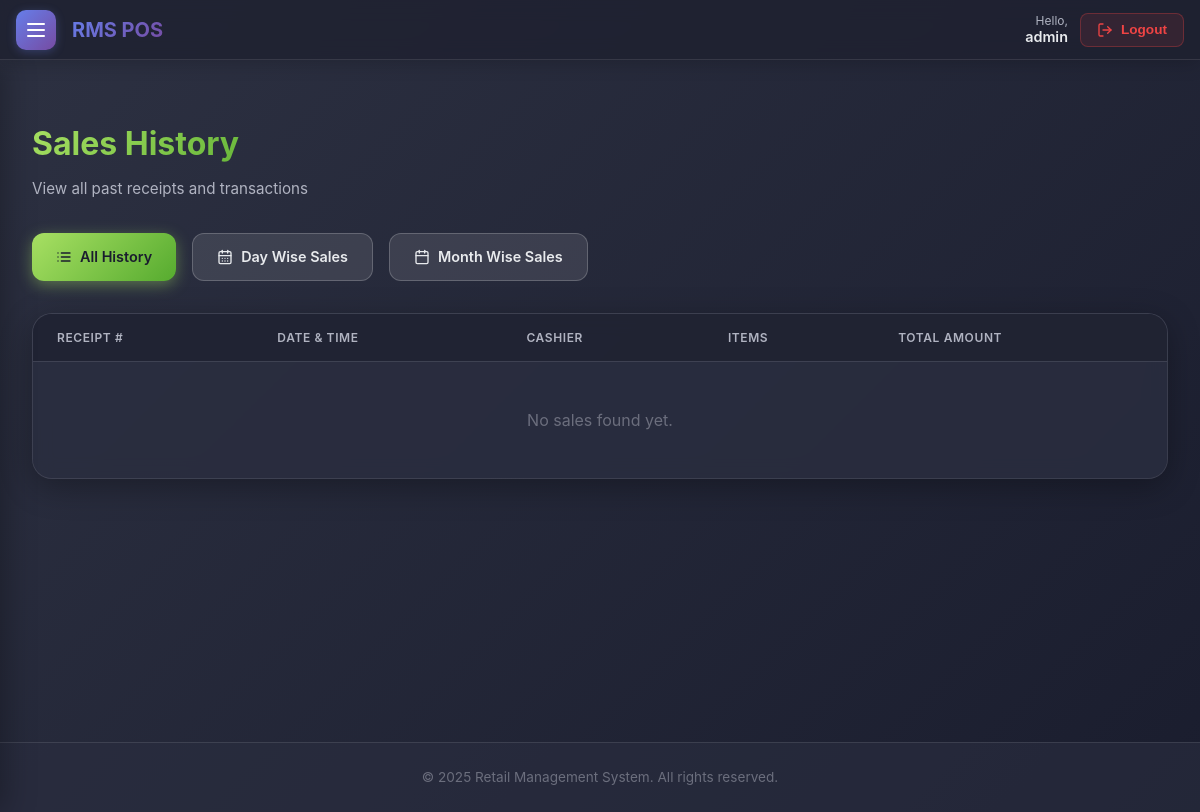
The app's page /pos/sales/ (signed in), older data.
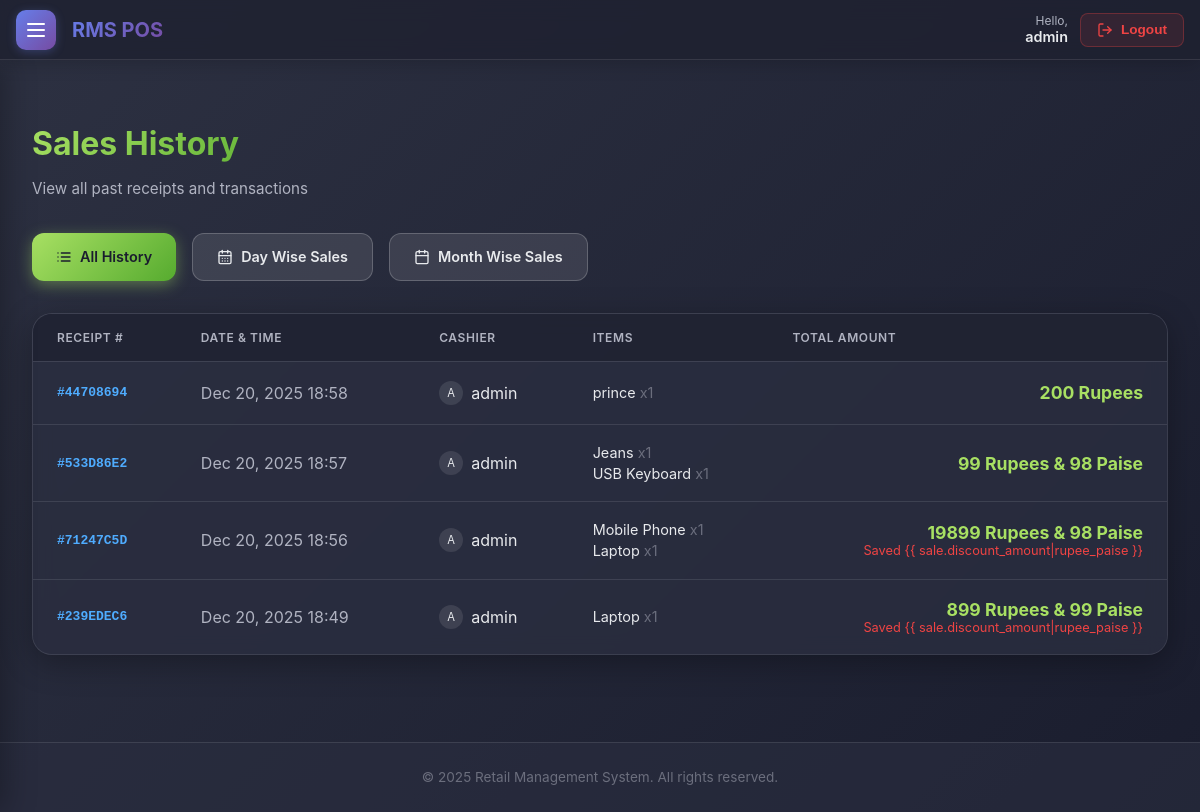
The same page, newer data.
### rms_pos/pos/models.py (models this page shows, shortened)
class Sale(models.Model):
    PAYMENT_CHOICES = (
        ('cash', 'Cash'),
        ('card', 'Card'),
        ('upi', 'UPI'),
    )
    cashier = models.ForeignKey(settings.AUTH_USER_MODEL, on_delete=models.SET_NULL, null=True, related_name='sales')
    total_amount = models.DecimalField(max_digits=10, decimal_places=2)
    tax_amount = models.DecimalField(max_digits=10, decimal_places=2, default=0)
    discount_amount = models.DecimalField(max_digits=10, decimal_places=2, default=0)
    created_at = models.DateTimeField(auto_now_add=True)
    receipt_number = models.CharField(max_length=50, unique=True, blank=True)
    payment_method = models.CharField(max_length=10, choices=PAYMENT_CHOICES, default='cash')
    cash_received = models.DecimalField(max_digits=10, decimal_places=2, null=True, blank=True)
    change_amount = models.DecimalField(max_digits=10, decimal_places=2, null=True, blank=True)
    customer_name = models.CharField(max_length=200, blank=True)
    customer_mobile = models.CharField(max_length=15, blank=True)
    is_completed = models.BooleanField(default=False)

class SaleItem(models.Model):
    sale = models.ForeignKey(Sale, on_delete=models.CASCADE, related_name='items')
    product = models.ForeignKey(Product, on_delete=models.SET_NULL, null=True)
    quantity = models.IntegerField(default=1)
    price_at_sale = models.DecimalField(max_digits=10, decimal_places=2)
    subtotal = models.DecimalField(max_digits=10, decimal_places=2)

### rms_pos/accounts/models.py (models this page shows, shortened)
class User(AbstractUser):
    ROLE_CHOICES = (
        ('admin', 'Admin'),
        ('manager', 'Inventory Manager'),
        ('cashier', 'Cashier'),
    )
    role = models.CharField(max_length=20, choices=ROLE_CHOICES, default='cashier')
    created_by = models.ForeignKey('self', on_delete=models.SET_NULL, null=True, blank=True, related_name='created_users')
    created_at = models.DateTimeField(auto_now_add=True, null=True)
    def can_manage_users(self):
        return self.role in ('admin', 'manager')

### rms_pos/inventory/models.py (models this page shows, shortened)
class Product(models.Model):
    name = models.CharField(max_length=200)
    category = models.ForeignKey(Category, on_delete=models.CASCADE, related_name='products')
    barcode = models.CharField(max_length=100, unique=True)
    price = models.DecimalField(max_digits=10, decimal_places=2)
    discount_percentage = models.DecimalField(max_digits=5, decimal_places=2, default=0, help_text="Discount percentage (0-100)")
    cost = models.DecimalField(max_digits=10, decimal_places=2, help_text="Cost price per unit")
    stock_quantity = models.IntegerField(default=0)
    image = models.ImageField(upload_to='products/', blank=True, null=True)
    created_at = models.DateTimeField(auto_now_add=True)
    updated_at = models.DateTimeField(auto_now=True)

### rms_pos/pos/views.py (the view)
# urls.py: path('sales/', views.sales_list, name='sales_list'),
@login_required
def sales_list(request):
    sales = Sale.objects.filter(is_completed=True).prefetch_related('items__product').select_related('cashier').order_by('-created_at')
    view_type = request.GET.get('view', 'all')
    date_input = request.GET.get('date')
    month_input = request.GET.get('month')
    if view_type == 'daily' and date_input:
        sales = sales.filter(created_at__date=date_input)
    elif view_type == 'monthly' and month_input:
        year, month = month_input.split('-')
        sales = sales.filter(created_at__year=year, created_at__month=month)
    total_sales = sales.aggregate(total=Sum('total_amount'))['total'] or 0
    return render(request, 'pos/sales_list.html', {
        'sales': sales,
        'view_type': view_type,
        'selected_date': date_input,
        'selected_month': month_input,
        'total_sales': total_sales
    })

### rms_pos/core/templatetags/currency_tags.py (called while the page is built)
@register.filter
def rupee_paise(value):
    try:
        val = float(value)
        rupees = int(val)
        paise = int(round((val - rupees) * 100))
        result = f"{rupees} Rupees"
        if paise > 0:
            result += f" & {paise} Paise"
        elif paise == 0 and rupees == 0:
             pass
        return result
    except (ValueError, TypeError):
        return value

### rms_pos/templates/pos/sales_list.html (shortened to what the changed rows need)
﻿{% extends 'base.html' %}
{% load currency_tags %}
{% block content %}
<div class="page-header">
    <div>
        <h1 class="page-title">Sales History</h1>
    </div>
</div>
{% if view_type == 'daily' %}
<div class="print-header">
    <div class="store-name">RMS Point of Sale</div>
    <h1>Daily Sales Report</h1>
    <div class="report-date">Date: {{ selected_date|default:"All Dates" }}</div>
    <div class="print-timestamp">Generated on: <span id="daily-print-time"></span></div>
</div>
<div class="card mb-4" style="margin-bottom: 2rem; border-color: rgba(168, 224, 99, 0.3);">
    <div class="card-body">
        <div style="display: flex; justify-content: space-between; align-items: center; flex-wrap: wrap; gap: 1rem;">
            <form method="GET" style="display: flex; align-items: center; gap: 1rem; flex: 1;">
                <input type="hidden" name="view" value="daily">
                <div>
                    <label style="margin-bottom: 0.5rem;">Select Date</label>
                    <input type="date" name="date" value="{{ selected_date|default:'' }}" onchange="this.form.submit()"
                        class="form-control" style="max-width: 250px;">
                </div>
            </form>
            <button class="print-btn" onclick="printDailyReport()">
                <svg xmlns="http://www.w3.org/2000/svg" viewBox="0 0 24 24" fill="none" stroke="currentColor"
                    stroke-width="2" stroke-linecap="round" stroke-linejoin="round">
                    <polyline points="6 9 6 2 18 2 18 9"></polyline>
                    <path d="M6 18H4a2 2 0 0 1-2-2v-5a2 2 0 0 1 2-2h16a2 2 0 0 1 2 2v5a2 2 0 0 1-2 2h-2"></path>
                    <rect x="6" y="14" width="12" height="8"></rect>
                </svg>
                Print Daily Report
            </button>
            <div class="stat-card"
                style="padding: 1rem 2rem; min-width: 250px; text-align: right; background: rgba(168, 224, 99, 0.1);">
                <div
                    style="font-size: 0.9rem; color: var(--text-secondary); text-transform: uppercase; letter-spacing: 1px;">
                    Total Daily Sales</div>
                <div class="amount-display" style="font-size: 2rem;">{{ total_sales|rupee_paise }}</div>
            </div>
        </div>
    </div>
</div>
<div class="card">
    <div class="card-header">
        <h3 style="font-size: 1.1rem; font-weight: 600; color: var(--text-primary);">Daily Sales Report</h3>
    </div>
    <div class="card-body" style="padding: 0;">
        <div class="table-responsive">
            <table>
                <thead>
                    <tr>
                        <th>Receipt #</th>
                        <th>Time</th>
                        <th>Cashier</th>
                        <th>Items</th>
                        <th>Amount</th>
                    </tr>
                </thead>
                <tbody>
                    {% for sale in sales %}
                    <tr>
                        <td><span class="receipt-id">#{{ sale.receipt_number|default:sale.id }}</span></td>
                        <td style="color: #b0b3c1;">{{ sale.created_at|date:"H:i" }}</td>
                        <td>
                            <div style="display: flex; align-items: center; gap: 0.5rem;">
                                <div class="cashier-avatar">{{ sale.cashier.username|slice:":1"|upper }}</div>
                                {{ sale.cashier.username }}
                            </div>
                        </td>
                        <td>
                            <div style="display: flex; flex-direction: column; gap: 0.25rem;">
                                {% for item in sale.items.all %}
                                <div style="font-size: 0.9rem;">
                                    <span style="color: var(--text-primary);">{{ item.product.name }}</span>
                                    <span style="color: var(--text-muted);">x{{ item.quantity }}</span>
                                </div>
                                {% endfor %}
                            </div>
                        </td>
                        <td class="amount-display">{{ sale.total_amount|rupee_paise }}</td>
                    </tr>
                    {% empty %}
                    <tr>
                        <td colspan="5" style="text-align: center; padding: 3rem; color: #6b6e7d;">
                            No sales found for this date.
                        </td>
                    </tr>
                    {% endfor %}
                </tbody>
            </table>
        </div>
    </div>
</div>
<div class="print-summary">
    <div class="summary-row">
        <span>Total Transactions:</span>
        <span>{{ sales|length }}</span>
    </div>
    <div class="summary-row summary-total">
        <span>Total Sales:</span>
        <span>{{ total_sales|rupee_paise }}</span>
    </div>
</div>
{% else %}
<div class="card">
    <div class="card-body" style="padding: 0;">
        <div class="table-responsive">
            <table>
                <thead>
                    <tr>
                        <th>Receipt #</th>
                        <th>Date & Time</th>
                        <th>Cashier</th>
                        <th>Items</th>
                        <th>Total Amount</th>
                    </tr>
                </thead>
                <tbody>
                    {% for sale in sales %}
                    <tr>
                        <td>
                            <span class="receipt-id">#{{ sale.receipt_number|default:sale.id }}</span>
                        </td>
                        <td style="color: #b0b3c1;">
                            {{ sale.created_at|date:"M d, Y H:i" }}
                        </td>
                        <td>
                            <div style="display: flex; align-items: center; gap: 0.5rem;">
                                <div class="cashier-avatar">
                                    {{ sale.cashier.username|slice:":1"|upper }}
                                </div>
                                {{ sale.cashier.username }}
                            </div>
                        </td>
                        <td>
                            <div style="display: flex; flex-direction: column; gap: 0.25rem;">
                                {% for item in sale.items.all %}
                                <div style="font-size: 0.9rem;">
                                    <span style="color: var(--text-primary);">{{ item.product.name }}</span>
                                    <span style="color: var(--text-muted);">x{{ item.quantity }}</span>
                                </div>
                                {% endfor %}
                            </div>
                        </td>
                        <td>
                            <div style="display: flex; flex-direction: column; align-items: flex-end;">
                                <span class="amount-display">{{ sale.total_amount|rupee_paise }}</span>
                                {% if sale.discount_amount > 0 %}
                                <span style="font-size: 0.8rem; color: #ef4444;">Saved {{
                                    sale.discount_amount|rupee_paise }}</span>
                                {% endif %}
                            </div>
                        </td>
                    </tr>
                    {% empty %}
                    <tr>
                        <td colspan="5" style="text-align: center; padding: 3rem; color: #6b6e7d;">
                            No sales found yet.
                        </td>
                    </tr>
                    {% endfor %}
                </tbody>
            </table>
        </div>
    </div>
</div>
{% endif %}
{% endblock %}

Row changes from the older to the newer data that the page shows:
added Sale: receipt_number "44708694", created_at "Dec 20, 2025 18:58", cashier.username "A", cashier.username "admin", total_amount "200 Rupees"
added SaleItem: product.name "prince", quantity "1", shown under "44708694"
added Sale: receipt_number "533D86E2", created_at "Dec 20, 2025 18:57", cashier.username "A", cashier.username "admin", total_amount "99 Rupees & 98 Paise"
added SaleItem: product.name "Jeans", quantity "1", shown under "533D86E2"
added SaleItem: product.name "USB Keyboard", quantity "1", shown under "533D86E2"
added Sale: receipt_number "71247C5D", created_at "Dec 20, 2025 18:56", cashier.username "A", cashier.username "admin", total_amount "19899 Rupees & 98 Paise", shows "Saved {{ sale.discount_amount|rupee_paise }}"
added SaleItem: product.name "Mobile Phone", quantity "1", shown under "71247C5D"
added SaleItem: product.name "Laptop", quantity "1", shown under "71247C5D"
added Sale: receipt_number "239EDEC6", created_at "Dec 20, 2025 18:49", cashier.username "A", cashier.username "admin", total_amount "899 Rupees & 99 Paise", shows "Saved {{ sale.discount_amount|rupee_paise }}"
added SaleItem: product.name "Laptop", quantity "1", shown under "239EDEC6"
Text that changed along with them:
text no longer shown: "No sales found yet."
